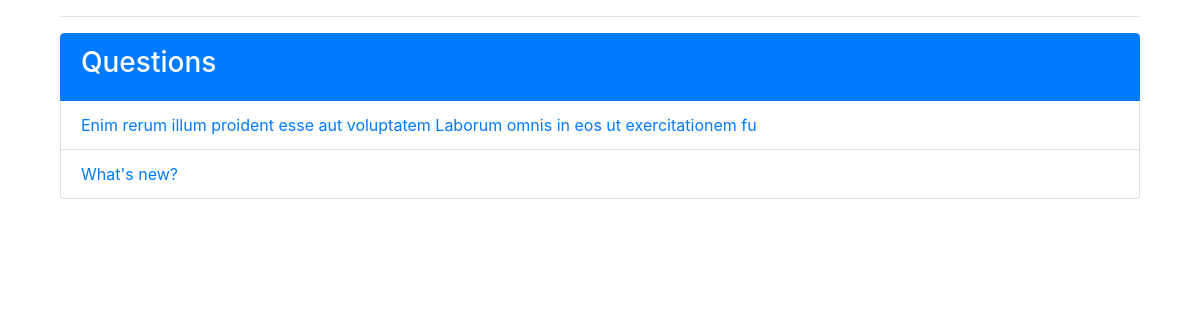
Screenshot of /polls/ with the database file from the repository.
### polls/models.py (models this page shows, shortened)
class Question(models.Model):
    question_text = models.CharField(max_length=200)
    pub_date = models.DateTimeField('date published')

### polls/views.py (the view)
class IndexView(generic.ListView):
    template_name = 'polls/index.html'
    context_object_name = 'latest_question_list'
    def get_queryset(self):
        return Question.objects.filter(
            pub_date__lte=timezone.now()
        ).order_by('-pub_date')[:5]

### polls/templates/polls/index.html
{% extends 'polls/layouts/app.html' %}
{% block content %}
    <div class="col-12">
        <hr>
        {% if latest_question_list %}
            <ul class="list-group">
                <li class="list-group-item active">
                    <h3>Questions</h3>
                </li>
                {% for question in latest_question_list %}
                    <li class="list-group-item">
                        <a href="{% url 'polls:detail' question.id %}">{{ question.question_text }}</a>
                    </li>
                {% endfor %}
            </ul>
        {% else %}
            <p>No polls are available.</p>
        {% endif %}
    </div>
{% endblock %}

### rows the page displays
Question: question_text "Enim rerum illum proident esse aut voluptatem Laborum omnis in eos ut exercitationem fu"
Question: question_text "What's new?"
